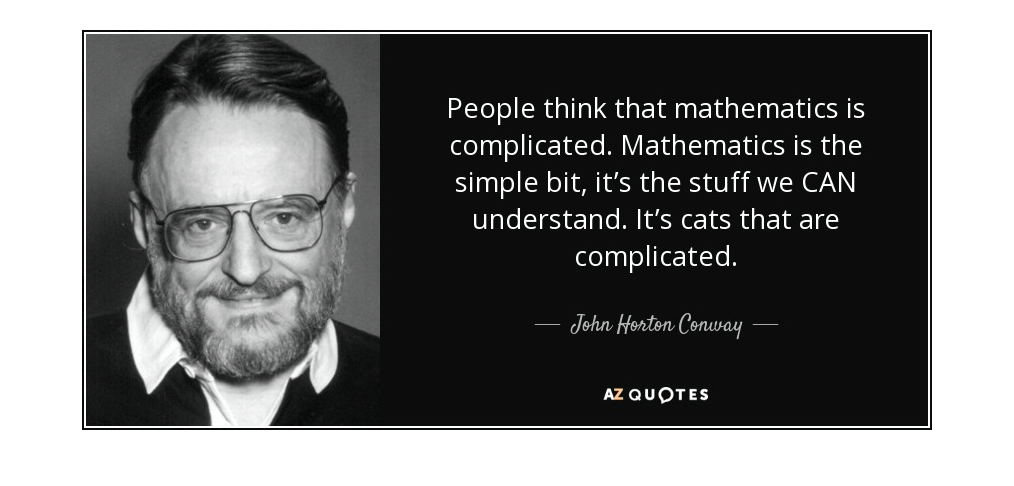
#> input picture encrypted/101010.png, 1014 x 486 px; its folder holds 4 pictures in this run
$ python decrypt.py
#> lines starting #> are read from the running program, lines starting #| are printed output that depends on the picture; after the words box and inside, x2 and y2 are one past the last pixel; in counts of white or black regions, pixels touching at a corner belong together
from PIL import Image
import sys
import os

def decrypt() :
	path = os.getcwd() + "/encrypted/"
	for filename in os.listdir(path) :
		img = Image.open(path + filename)
#> img is the input picture: PIL image 1014x486 RGB; mean R, G, B 116.8, 117, 117
		pixelsRGB = img.load()
		for i in range(1,img.size[0]) :
			for j in range(1,img.size[1]) :
				if pixelsRGB[i,j][0] % 2 == 0 :
					pixelsRGB[i,j] = tuple([255,255,255])
				else :
					pixelsRGB[i,j] = tuple([0,0,0])
		new_img = Image.new("RGB",img.size)
#> new_img: PIL image 1014x486 RGB; every value is 0
		for i in range(1,img.size[0]) :
			for j in range(1,img.size[1]) :
				new_img.putpixel((i,j),pixelsRGB[i,j])
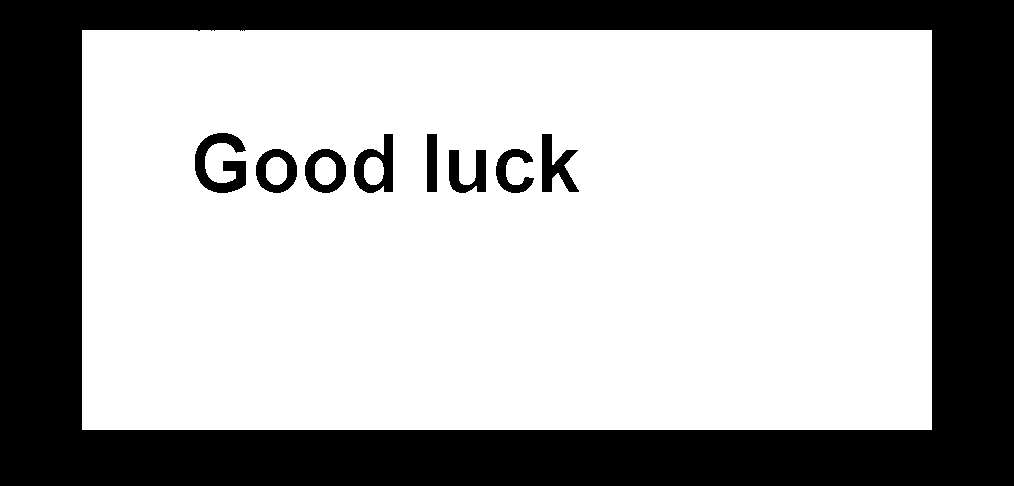
#> new_img: PIL image 1014x486 RGB; 67.4% white; 9 black regions, largest, box (x1, y1, x2, y2) and area: (0, 0, 1014, 486) 152811, (195, 133, 246, 193) 1557, (354, 134, 393, 193) 1162
		new_img.save(path + "enc-"+filename)
#> pass 2 of the loop in decrypt, `for filename in os.listdir(path) :`:
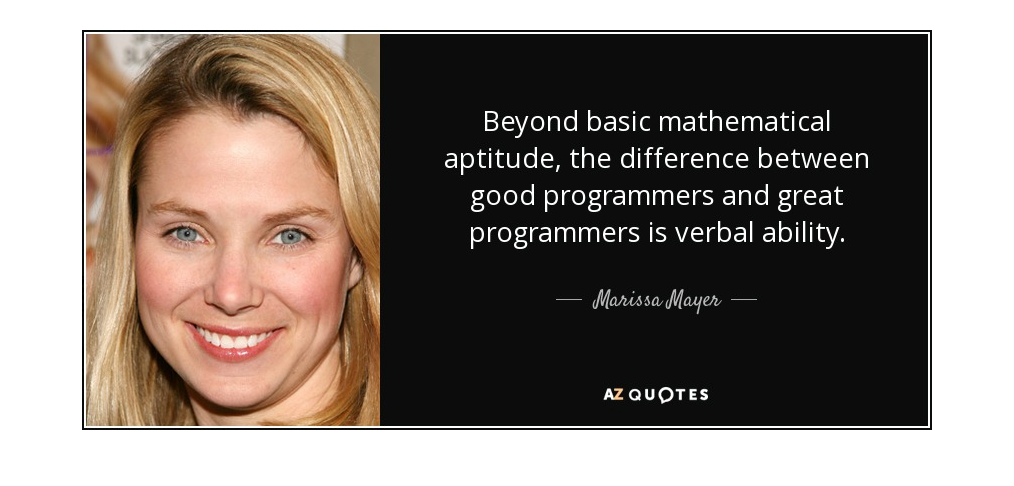
#> input picture encrypted/111.png, 1014 x 486 px
#> in decrypt, img is the input picture: PIL image 1014x486 RGB; mean R, G, B 133.6, 123.2, 116.3
#> after the loop in decrypt, `for i in range(1,img.size[0]) :`:
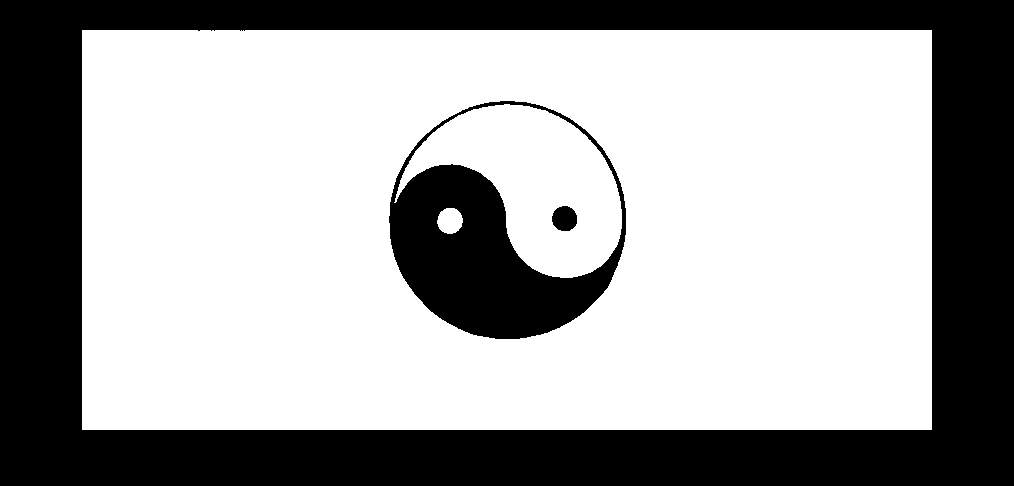
#> new_img: PIL image 1014x486 RGB; 64.3% white; 3 black regions, box (x1, y1, x2, y2) and area: (0, 0, 1014, 486) 152811, (389, 101, 626, 339) 22697, (552, 206, 577, 231) 499
#> pass 3 of the loop in decrypt, `for filename in os.listdir(path) :`:
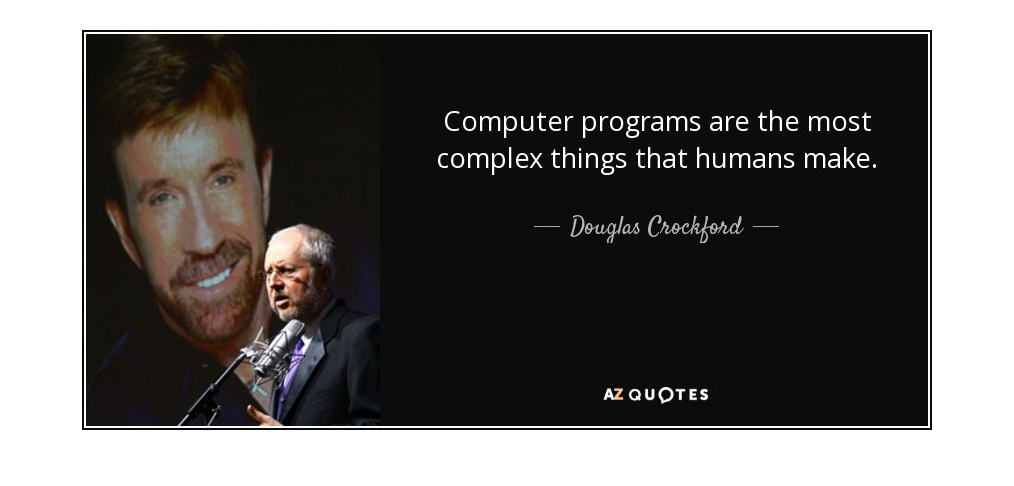
#> input picture encrypted/222.png, 1014 x 486 px
#> in decrypt, img is the input picture: PIL image 1014x486 RGB; mean R, G, B 102, 100, 98.5
#> after the loop in decrypt, `for i in range(1,img.size[0]) :`:
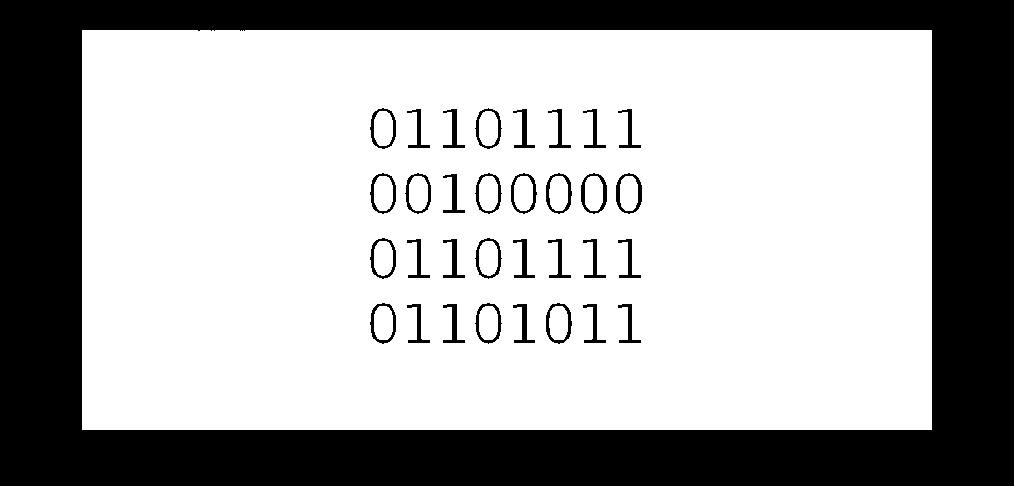
#> new_img: PIL image 1014x486 RGB; 67.3% white; 33 black regions, largest, box (x1, y1, x2, y2) and area: (0, 0, 1014, 486) 152811, (616, 173, 642, 214) 320, (581, 173, 607, 214) 315
#> the loop made 4 passes; the first 3 are shown
	return


	return

decrypt()
